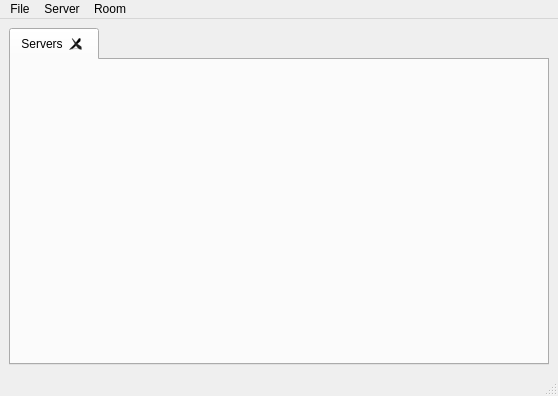
<?xml version="1.0" encoding="UTF-8"?>
<ui version="4.0">
 <class>MainWindow</class>
 <widget class="QMainWindow" name="MainWindow">
  <property name="windowModality">
   <enum>Qt::NonModal</enum>
  </property>
  <property name="geometry">
   <rect>
    <x>0</x>
    <y>0</y>
    <width>558</width>
    <height>396</height>
   </rect>
  </property>
  <property name="windowTitle">
   <string>IOTV_Client</string>
  </property>
  <property name="windowIcon">
   <iconset resource="img.qrc">
    <normaloff>:/server</normaloff>:/server</iconset>
  </property>
  <widget class="QWidget" name="centralwidget">
   <layout class="QHBoxLayout" name="horizontalLayout">
    <item>
     <widget class="QTabWidget" name="tabWidget">
      <property name="currentIndex">
       <number>0</number>
      </property>
      <property name="elideMode">
       <enum>Qt::ElideNone</enum>
      </property>
      <property name="usesScrollButtons">
       <bool>true</bool>
      </property>
      <property name="documentMode">
       <bool>false</bool>
      </property>
      <property name="tabsClosable">
       <bool>true</bool>
      </property>
      <property name="movable">
       <bool>true</bool>
      </property>
      <widget class="QWidget" name="serverTab">
       <attribute name="title">
        <string>Servers</string>
       </attribute>
      </widget>
     </widget>
    </item>
   </layout>
  </widget>
  <widget class="QMenuBar" name="menubar">
   <property name="geometry">
    <rect>
     <x>0</x>
     <y>0</y>
     <width>558</width>
     <height>21</height>
    </rect>
   </property>
   <widget class="QMenu" name="menuFile">
    <property name="title">
     <string>File</string>
    </property>
    <addaction name="actionExit"/>
   </widget>
   <widget class="QMenu" name="menuServer">
    <property name="title">
     <string>Server</string>
    </property>
    <addaction name="actionAdd_server"/>
    <addaction name="actionRemove_server"/>
   </widget>
   <widget class="QMenu" name="menuRoom">
    <property name="title">
     <string>Room</string>
    </property>
    <addaction name="actionAdd_room"/>
    <addaction name="actionDelete"/>
   </widget>
   <addaction name="menuFile"/>
   <addaction name="menuServer"/>
   <addaction name="menuRoom"/>
  </widget>
  <widget class="QStatusBar" name="statusbar"/>
  <action name="actionExit">
   <property name="text">
    <string>Exit</string>
   </property>
  </action>
  <action name="actionDelete">
   <property name="enabled">
    <bool>false</bool>
   </property>
   <property name="text">
    <string>Delete room</string>
   </property>
  </action>
  <action name="actionAdd_room">
   <property name="text">
    <string>Add room</string>
   </property>
  </action>
  <action name="actionAdd_server">
   <property name="text">
    <string>Add server</string>
   </property>
  </action>
  <action name="actionRemove_server">
   <property name="enabled">
    <bool>false</bool>
   </property>
   <property name="text">
    <string>Remove server</string>
   </property>
  </action>
 </widget>
 <resources>
  <include location="img.qrc"/>
 </resources>
 <connections>
  <connection>
   <sender>actionExit</sender>
   <signal>triggered()</signal>
   <receiver>MainWindow</receiver>
   <slot>close()</slot>
   <hints>
    <hint type="sourcelabel">
     <x>-1</x>
     <y>-1</y>
    </hint>
    <hint type="destinationlabel">
     <x>278</x>
     <y>197</y>
    </hint>
   </hints>
  </connection>
 </connections>
</ui>
